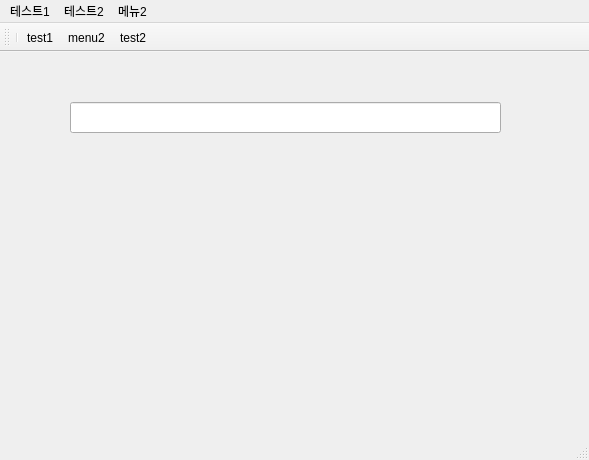
<?xml version="1.0" encoding="UTF-8"?>
<ui version="4.0">
 <class>MainWindow</class>
 <widget class="QMainWindow" name="MainWindow">
  <property name="geometry">
   <rect>
    <x>0</x>
    <y>0</y>
    <width>589</width>
    <height>460</height>
   </rect>
  </property>
  <property name="windowTitle">
   <string>MainWindow</string>
  </property>
  <widget class="QWidget" name="centralwidget">
   <widget class="QLineEdit" name="lineEditMain">
    <property name="geometry">
     <rect>
      <x>70</x>
      <y>50</y>
      <width>431</width>
      <height>31</height>
     </rect>
    </property>
   </widget>
  </widget>
  <widget class="QMenuBar" name="menubar">
   <property name="geometry">
    <rect>
     <x>0</x>
     <y>0</y>
     <width>589</width>
     <height>22</height>
    </rect>
   </property>
   <widget class="QMenu" name="menu_1">
    <property name="title">
     <string>테스트1</string>
    </property>
    <addaction name="actiontest1"/>
    <addaction name="actiontest2"/>
   </widget>
   <widget class="QMenu" name="menu_2">
    <property name="title">
     <string>테스트2</string>
    </property>
    <addaction name="separator"/>
    <addaction name="separator"/>
    <addaction name="separator"/>
   </widget>
   <widget class="QMenu" name="menu_3">
    <property name="title">
     <string>메뉴2</string>
    </property>
    <addaction name="actionmenu2"/>
   </widget>
   <addaction name="menu_1"/>
   <addaction name="menu_2"/>
   <addaction name="menu_3"/>
  </widget>
  <widget class="QStatusBar" name="statusbar"/>
  <widget class="QToolBar" name="toolBar">
   <property name="windowTitle">
    <string>toolBar</string>
   </property>
   <attribute name="toolBarArea">
    <enum>TopToolBarArea</enum>
   </attribute>
   <attribute name="toolBarBreak">
    <bool>false</bool>
   </attribute>
   <addaction name="separator"/>
   <addaction name="actiontest1"/>
   <addaction name="actionmenu2"/>
   <addaction name="actiontest2"/>
  </widget>
  <action name="actiontest1">
   <property name="icon">
    <iconset>
     <normaloff>../../../../Downloads/iconfinder_multimedia-37_2849799.png</normaloff>../../../../Downloads/iconfinder_multimedia-37_2849799.png</iconset>
   </property>
   <property name="text">
    <string>test1</string>
   </property>
   <property name="shortcut">
    <string>Meta+Shift+K</string>
   </property>
  </action>
  <action name="actionmenu2">
   <property name="text">
    <string>menu2</string>
   </property>
  </action>
  <action name="actiontest2">
   <property name="text">
    <string>test2</string>
   </property>
  </action>
 </widget>
 <resources/>
 <connections/>
</ui>
